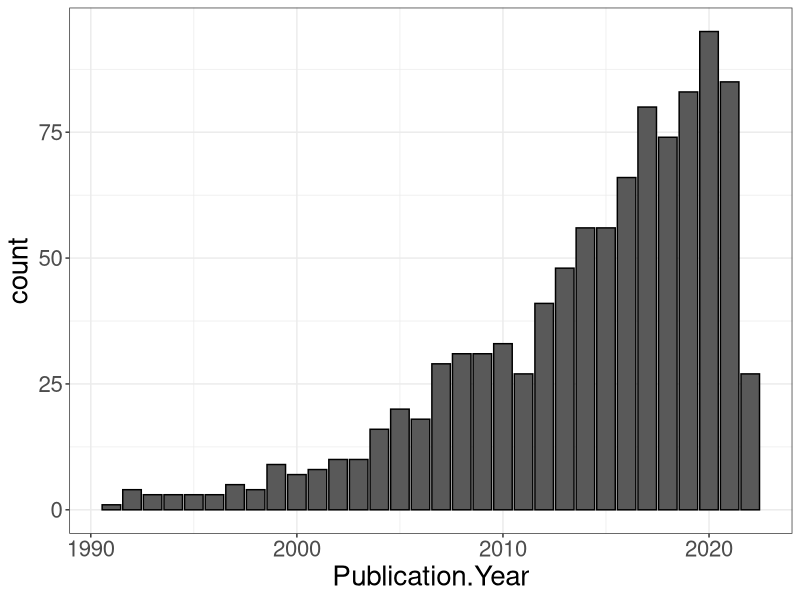
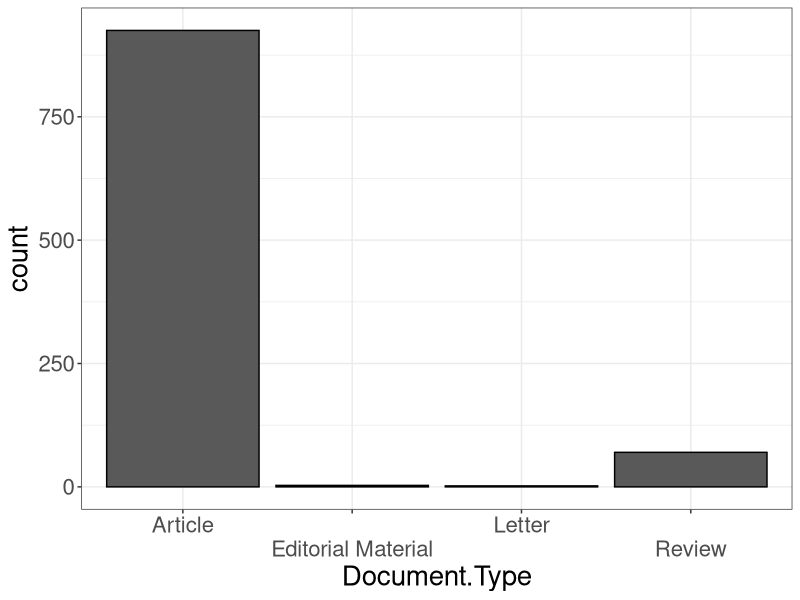
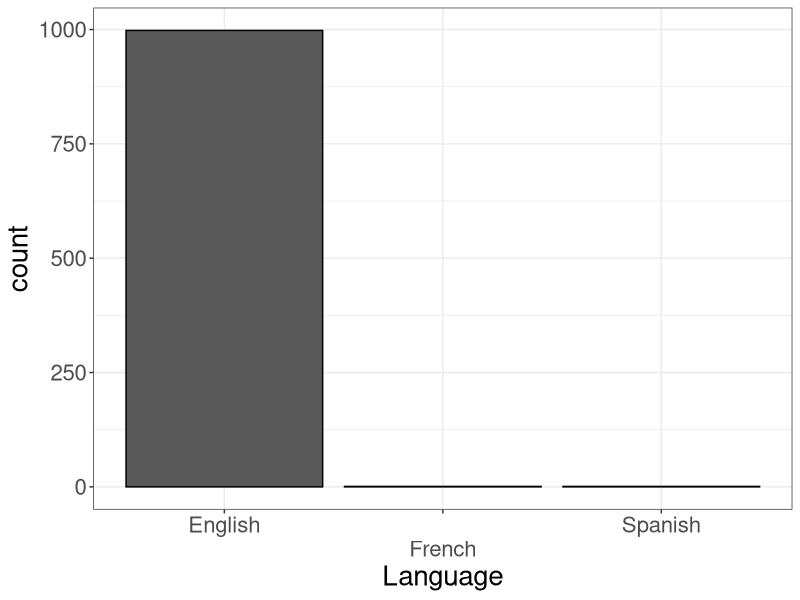
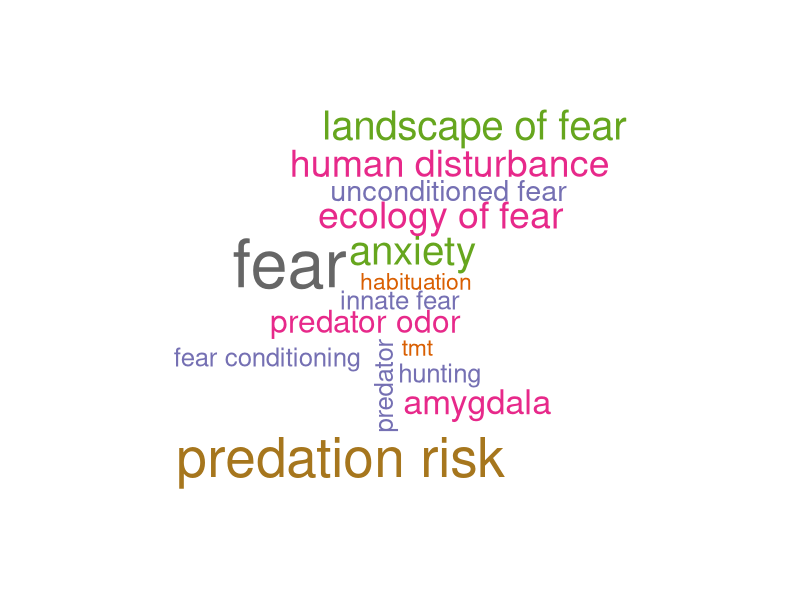
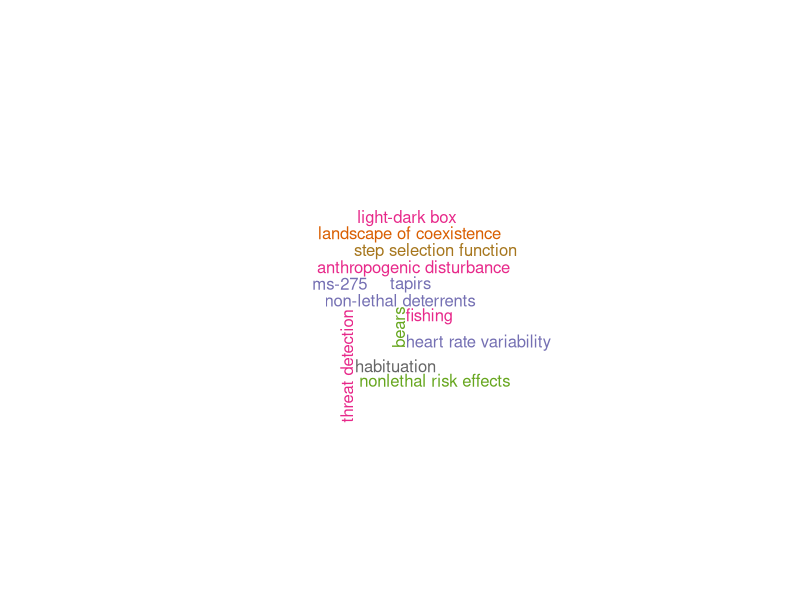
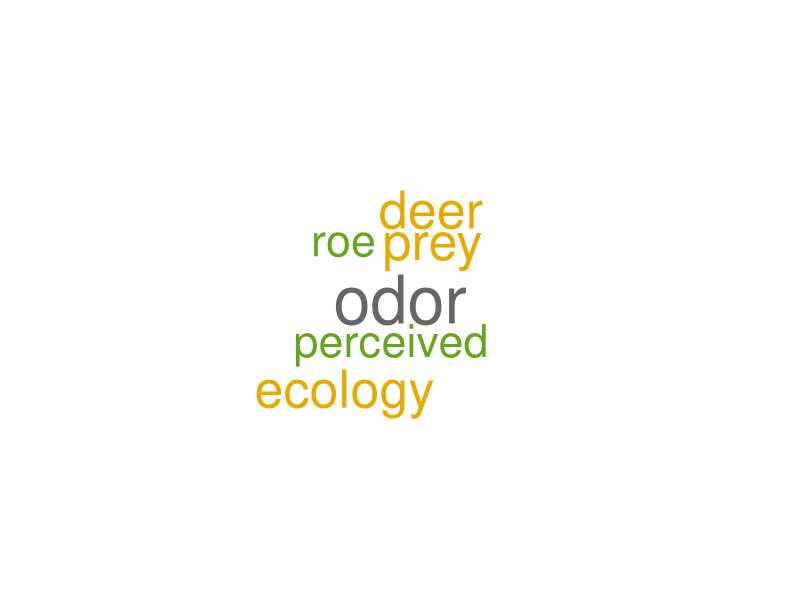
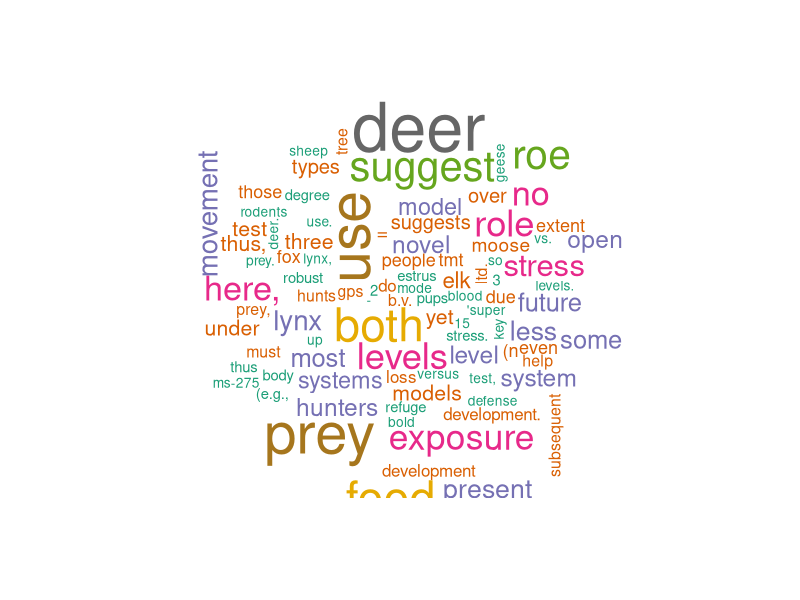
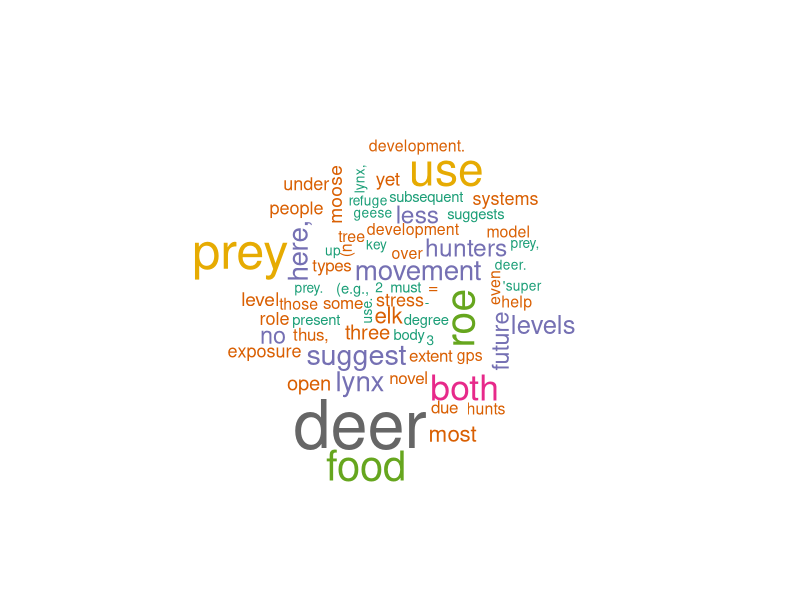

Generate these figures, in order, with R:
# Anthropogenic risk effects on animal behavior - systematic review

# mapping literature for review

## import data from WOS -----

papers <- read.csv("scope_3.csv")

summary(papers)

## Clean data ----

library(dplyr)
library(tidyr)

papers <- papers%>%
  select(-c(contains(match = "conference", ignore.case = T), 
            contains(match = "book", ignore.case = T), 
            Keywords.Plus, 
            contains(match = "addresses", ignore.case = T),
            contains(match = "funding", ignore.case = T),
            contains(match = "cite", ignore.case = T),
            contains(match = "publisher", ignore.case = T),
            contains(match = "abbreviation", ignore.case = T),
            Affiliations,
            Researcher.Ids,
            Research.Areas,
            ORCIDs,
            contains("usage", ignore.case = T),
            contains("Page"),
            Early.Access.Date,
            WoS.Categories,
            Web.of.Science.Index,
            IDS.Number,
            UT..Unique.WOS.ID.,
            Pubmed.Id,
            Open.Access.Designations,
            Hot.Paper.Status,
            Group.Authors,
            X
            )
         )%>%
  mutate(Meeting.Abstract = as.character(Meeting.Abstract),
         Volume = as.character(Volume),
         Document.Type = ifelse(grepl("article*", Document.Type, ignore.case = T), "Article", Document.Type),
         Document.Type = ifelse(grepl("review*", Document.Type, ignore.case = T), "Review", Document.Type),
         Document.Type = ifelse(grepl("editorial*", Document.Type, ignore.case = T), "Editorial Material", Document.Type))

summary(papers)

## Summaries ----

library(ggplot2)

### Number of publications by year

ggplot(papers, aes(Publication.Year))+
  geom_bar(col = "black")+
  theme_bw()+
  theme(text = element_text(size = 20))

### Article type

ggplot(papers, aes(Document.Type))+
  geom_bar(col = "black")+
  scale_x_discrete(guide = guide_axis(n.dodge = 2))+
  theme_bw()+
  theme(text = element_text(size = 20))

### Language

ggplot(papers, aes(Language))+
  geom_bar(col = "black")+
  scale_x_discrete(guide = guide_axis(n.dodge = 2))+
  theme_bw()+
  theme(text = element_text(size = 20))

## sub-sampling ----

sample <- 1:100

papers <- papers[sample,]

## Analyse  keywords -----

## separating keywords into individual strings

library(stringr)

keywords <- list()

ind = 1

for (s in papers$Author.Keywords) {
  
  keywords[ind] <- strsplit(s, ";")  
  
  ind = ind + 1
}

keywords <- unlist(keywords)

keywords <- str_trim(keywords) #removing white spaces

keywords <- tolower(keywords)

### frequency

kw_freq <- data.frame(table(keywords))

### word cloud

library(wordcloud)

wordcloud(words = kw_freq$keywords, freq = kw_freq$Freq, colors = brewer.pal(8, "Dark2"), min.freq = 5, max.words = 500)

### grouping

### Exclusion - removing irrelavant key phrases and their cooccuring keywords

keys_in_str <- papers$Author.Keywords[!grepl("amygdala*|ptsd|anxiety|*exitinction|psych*|neuro*", papers$Author.Keywords, ignore.case = T)]

keys_in <- list()

ind = 1

for (s in keys_in_str) {
  
  keys_in[ind] <- strsplit(s, ";")  
  
  ind = ind + 1
}

keys_in <- unlist(keys_in)

keys_in <- str_trim(keys_in) #removing white spaces

keys_in <- tolower(keys_in)

### frequency

kw_in_freq <- data.frame(table(keys_in))

### word cloud

wordcloud(words = kw_in_freq$keys_in, freq = kw_freq$Freq, colors = brewer.pal(8, "Dark2"), min.freq = 5, max.words = 500, scale = c(1,1))

## Analyse titles ----

## Separating words in the titles

title_words <- list()

ind = 1

for (w in papers$Article.Title) {
  
  title_words[ind] = strsplit(w, split = " ")
  
  ind = ind + 1

  }

title_words <- unlist(title_words)

title_words <- tolower(title_words)

title_words <- str_trim(title_words)

## Removing articles and conjugations

title_words <- title_words[!grepl("a|and|of|the|they're|their|because|for|on|in|to|but|by|not|is|between|stud*|from|with|effect*|diff*", title_words, ignore.case = T)]

## Frequency

title_freq <- data.frame(table(title_words))

## Word Cloud

wordcloud(words = title_freq$title_words, freq = title_freq$Freq, colors = brewer.pal(8, "Dark2"), min.freq = 5, max.words = 500)

## Exclusion

## Grouping

## Analyse abstracts ----

## Separating words in the titles

abs_words <- list()

ind = 1

for (w in papers$Abstract) {
  
  abs_words[ind] = strsplit(w, split = " ")
  
  ind = ind + 1
  
}

abs_words <- unlist(abs_words)

abs_words <- tolower(abs_words)

abs_words <- str_trim(abs_words)

## Removing articles and conjugations

abs_words <- abs_words[!grepl("a|and|of|the|they're|their|because|for|on|in|to|but|by|not|is|between|stud*|from|with|effect*|diff*|*ed|wh*|we|our*|or|be|such|did|it*|result|(c)", abs_words, ignore.case = T)]

## Frequency

abs_freq <- data.frame(table(abs_words))

## Word Cloud

wordcloud(words = abs_freq$abs_words, freq = abs_freq$Freq, colors = brewer.pal(8, "Dark2"), min.freq = 5, max.words = 500)

## Exclusion

abs_in_str <- papers$Abstract[!grepl("amygdala*|conditioning|ptsd|anxiety|*exitinction|psych*|neuro*", papers$Abstract, ignore.case = T)]

abs_in <- list()

ind = 1

for (s in abs_in_str) {
  
  abs_in[ind] <- strsplit(s, " ")  
  
  ind = ind + 1
}

abs_in <- unlist(abs_in)

abs_in <- str_trim(abs_in) #removing white spaces

abs_in <- tolower(abs_in)

## Removing articles and conjugations

abs_in <- abs_in[!grepl("a|and|of|the|they're|their|because|for|on|in|to|but|by|not|is|between|stud*|from|with|effect*|diff*|*ed|wh*|we|our*|or|be|such|did|it*|result|(c)", abs_in, ignore.case = T)]

### frequency

abs_in_freq <- data.frame(table(abs_in))

### word cloud

wordcloud(words = abs_in_freq$abs_in, freq = abs_in_freq$Freq, colors = brewer.pal(8, "Dark2"), min.freq = 5, max.words = 500)

## Grouping
